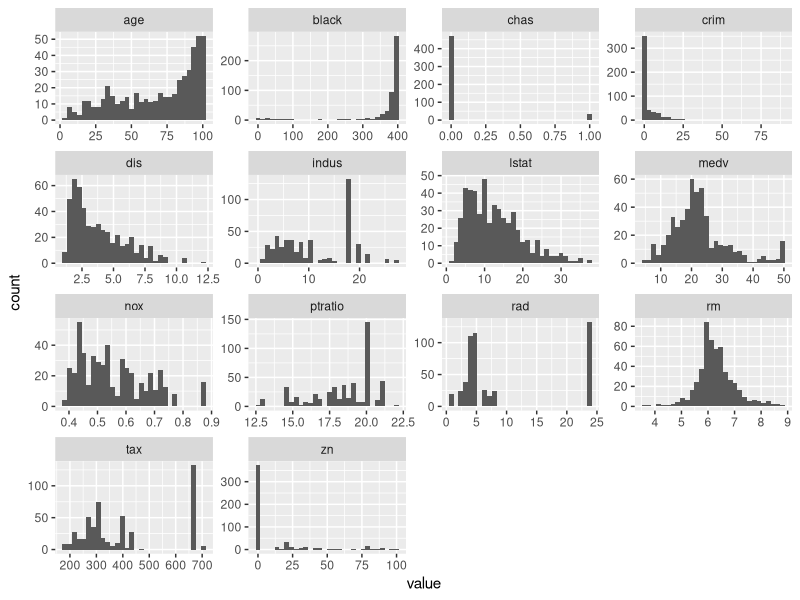
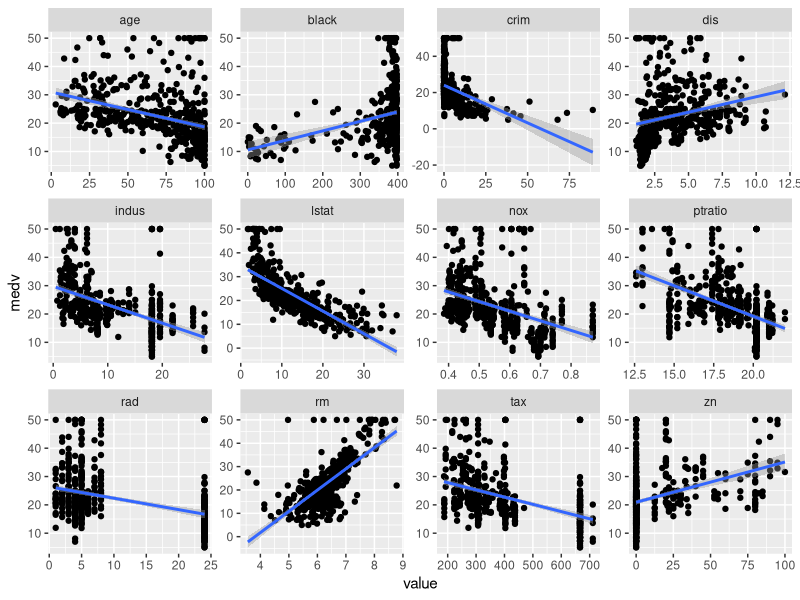
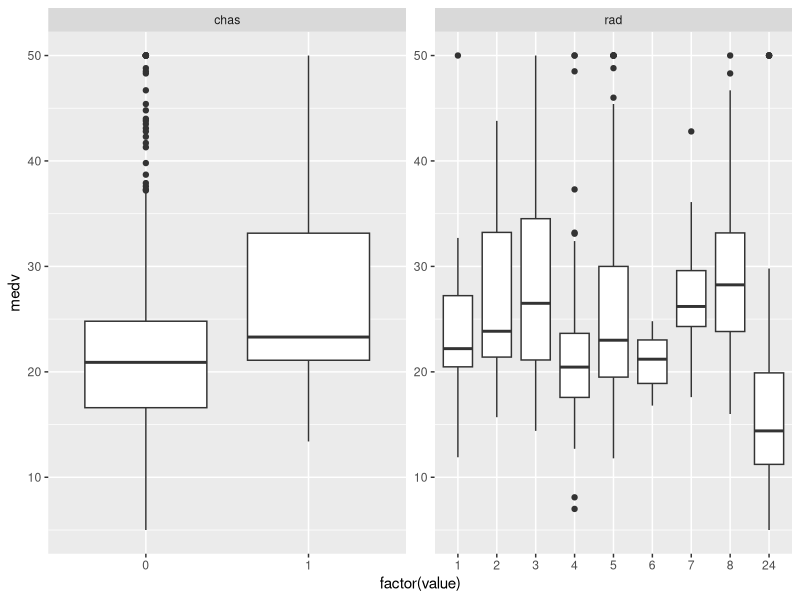

The R script that drew these images, in order:
## ---- chunk 1
library(MASS)
library(ggplot2)
library(dplyr)
library(tidyr)
summary(Boston)
## ---- chunk 2
dim(Boston)
## ---- chunk 3
sum(is.na(Boston))
## ---- chunk 4
lBoston <- Boston %>% pivot_longer(everything())
ggplot(lBoston, aes(x = value)) +
  facet_wrap(. ~ name, scales = 'free') +
  geom_histogram()
## ---- chunk 5
l2Boston <- Boston %>% pivot_longer(crim:lstat) %>% filter(name != 'chas')
ggplot(l2Boston, aes(x = value, y = medv)) +
  facet_wrap(. ~ name, scales = 'free') +
  geom_point() +
  geom_smooth(method='lm')
## ---- chunk 6
l3Boston <- Boston %>% pivot_longer(crim:lstat) %>% filter(name %in% c('chas', 'rad'))
ggplot(l3Boston, aes(x = factor(value), y = medv)) +
  facet_wrap(. ~ name, scales = 'free') +
  geom_boxplot()
## ---- chunk 7
mod <- lm(medv ~ lstat + crim + zn + indus + chas + nox + rm + age + dis + rad + tax + ptratio + black, data = Boston)
summary(mod)
mod1 <- update(mod, . ~ . - indus)
summary(mod1)
mod2 <- update(mod1, . ~ . - age)
summary(mod2)
names(mod2$coefficients)
## ---- chunk 8
coef_names <- names(mod2$coefficients)
ct <-  # ct is short for coefficient tracker
data.frame(
  name = c(coef_names, 'adjR2', 'Fstat') ,
  m00 = round(c(mod$coefficients[coef_names],
                summary(mod)$adj.r.squared,
                summary(mod)$fstatistic[1]),
              3)
)

get_mod_stats <- function(mod_var){
  mod_coef <- mod_var$coefficients[coef_names]
  mod_coef_norm <- mod_coef / ct$m00[ct$name %in% coef_names]
  round(c(mod_coef_norm,
          summary(mod_var)$adj.r.squared,
          summary(mod_var)$fstatistic[1]),
        3)
}

ct$m01 <- get_mod_stats(mod1) 
ct$m02 <- get_mod_stats(mod2)

row.names(ct) <- NULL
print(ct)
## ---- chunk 9
print(summary(mod2))
## ---- chunk 10
confint(mod2)
## ---- chunk 11
knitr::kable(ct)
